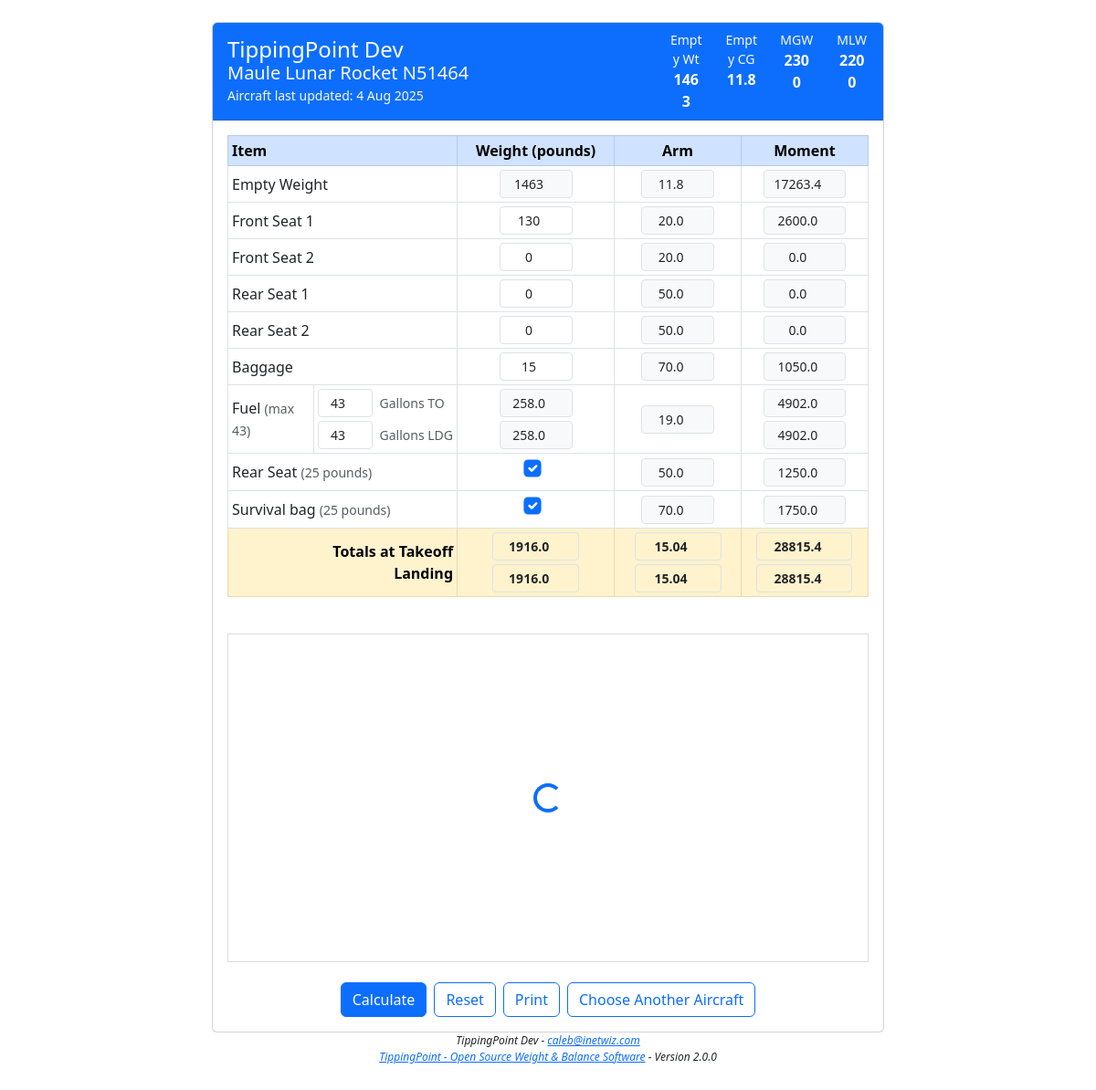
The page /index.php?tailnumber=1 on the database its author committed.
### tables this page shows
CREATE TABLE aircraft (
            id INTEGER PRIMARY KEY AUTOINCREMENT,
            active INTEGER NOT NULL DEFAULT 1,
            tailnumber TEXT NOT NULL,
            makemodel TEXT NOT NULL,
            emptywt REAL NOT NULL,
            emptycg REAL NOT NULL,
            maxwt REAL NOT NULL,
            fuelunit TEXT NOT NULL
        , weight_units TEXT NOT NULL DEFAULT 'Pounds', fuel_type TEXT NOT NULL DEFAULT '100LL/Mogas', arm_units TEXT NOT NULL DEFAULT 'Inches', max_landing_weight REAL NULL);

CREATE TABLE audit (
            id INTEGER PRIMARY KEY AUTOINCREMENT,
            timestamp DATETIME DEFAULT CURRENT_TIMESTAMP,
            who TEXT NOT NULL,
            what TEXT NOT NULL
        );

CREATE TABLE aircraft_weights (
            id INTEGER PRIMARY KEY AUTOINCREMENT,
            tailnumber INTEGER NOT NULL,
            'order' INTEGER NOT NULL,
            item TEXT NOT NULL,
            weight REAL NOT NULL,
            arm REAL NOT NULL,
            emptyweight TEXT NOT NULL DEFAULT 'false',
            fuel TEXT NOT NULL DEFAULT 'false',
            fuelwt REAL NOT NULL
        , type TEXT NOT NULL DEFAULT 'Variable Weight no limit', weight_limit REAL NULL);

### func.inc (called while the page is built, shortened)
<?php
require_once 'common.inc';
require_once 'database.inc';
try {
    $db = getDB();
} catch (Exception $e) {
    die('Database connection failed: ' . $e->getMessage());
}
$config = array();
try {
    $config_result = $db->query("SELECT * FROM configuration");
    while($config_row = $db->fetchAssoc($config_result)) {
        $config[$config_row['item']] = $config_row['value'];
    }
} catch (Exception $e) {
    $config = array('timezone' => 'America/New_York');
}
if (isset($config['timezone'])) {
    $timezoneoffset = get_timezone_offset($config['timezone']);
} else {
    $timezoneoffset = 0;
    date_default_timezone_set('America/New_York');
}
?>

### database.inc (called while the page is built, shortened)
<?php
if (!class_exists('DatabaseConnection')) {
class DatabaseConnection {
    private $connection;
    private $type;
    public function __construct() {
        if (file_exists(dirname(__FILE__) . '/data/tippingpoint.db')) {
            $this->initSQLite();
        } elseif (file_exists('config.inc')) {
            $this->initMySQL();
        } else {
            throw new Exception('No database configuration found');
        }
    }
    private function initSQLite() {
        $dbPath = dirname(__FILE__) . '/data/tippingpoint.db';
        try {
            $this->connection = new PDO('sqlite:' . $dbPath);
            $this->connection->setAttribute(PDO::ATTR_ERRMODE, PDO::ERRMODE_EXCEPTION);
            $this->type = 'sqlite';
            $result = $this->connection->query("SELECT name FROM sqlite_master WHERE type='table' AND name='audit'");
        } catch (PDOException $e) {
            throw new Exception('SQLite connection failed: ' . $e->getMessage());
        }
    }
    public function query($sql, $params = []) {
        if ($this->type === 'sqlite') {
            $stmt = $this->connection->prepare($sql);
            $stmt->execute($params);
            return $stmt;
        }
    }
    public function fetchAssoc($result) {
        if ($this->type === 'sqlite') {
            return $result->fetch(PDO::FETCH_ASSOC);
        } else {
            return mysqli_fetch_assoc($result);
        }
    }
}
}
$db = null;
if (!function_exists('getDB')) {
    function getDB() {
        global $db;
        if ($db === null) {
            $db = new DatabaseConnection();
        }
        return $db;
    }
}
?>

### index.php (the view, shortened to what this page needs)
<?php
include_once 'common.inc';
    ?>
    <?php
include_once 'func.inc';
PageHeader($config['site_name']); ?>
<?php
if ($_REQUEST['tailnumber']=="") {
	echo "<body>\n";
	echo "<div class=\"container\">\n";
	echo "<div class=\"row justify-content-center\">\n";
	echo "<div class=\"col-lg-6 col-md-8\">\n";
	echo "<div class=\"card mt-4\">\n";
	echo "<div class=\"card-header bg-primary text-white text-center\">\n";
	echo "<h3 class=\"mb-0\">" . $config['site_name'] . "</h3>\n";
	echo "</div>\n";
	echo "<div class=\"card-body\">\n";
	if ($_REQUEST['message']=="invalid") { echo "<div class=\"alert alert-warning text-center\">You have selected an invalid aircraft.</div>\n\n";
        } elseif ($_REQUEST['message']=="inactive") { echo "<div class=\"alert alert-warning text-center\">The aircraft you have selected is currently inactive.</div>\n\n"; }
	echo "<h5 class=\"card-title\">Select Aircraft</h5>\n";
	echo "<p class=\"text-muted\">Choose an aircraft to perform weight and balance calculations.</p>\n";
	echo "<form method=\"get\" action=\"index.php\">\n";
	echo "<div class=\"mb-3\">\n";
	echo "<label for=\"tailnumber\" class=\"form-label\">Aircraft</label>\n";
	AircraftListActive();
	echo "</div>\n";
	echo "<div class=\"d-grid\">\n";
	echo "<button type=\"submit\" class=\"btn btn-primary\">Continue</button>\n";
	echo "</div>\n";
	echo "</form>\n";
	echo "</div>\n";
	echo "</div>\n";
	echo "</div>\n";
	echo "</div>\n";
	echo "</div>\n";
} else {
	$aircraft_result = $db->query("SELECT * FROM aircraft WHERE id = ?", [$_REQUEST['tailnumber']]);
	$aircraft = $db->fetchAssoc($aircraft_result);
	$weights_data = [];
	$weights_query = $db->query("SELECT * FROM aircraft_weights WHERE tailnumber = ? ORDER BY \"order\" ASC", [$aircraft['id']]);
	while($weights = $db->fetchAssoc($weights_query)) {
		$weights_data[] = $weights;
	}
?>
</head>
<body onload="WeightBal();">
<div class="container">
<div class="row justify-content-center">
<div class="col-lg-10 col-xl-8">
<div class="card mt-4">
<div class="card-header bg-primary text-white">
<div class="row align-items-center">
<div class="col-md-8">
<?php echo "<h4 class=\"mb-0\">" . $config['site_name'] . "</h4>";
echo "<h5 class=\"mb-0 text-light\">" . $aircraft['makemodel'] . " " . $aircraft['tailnumber'] . "</h5>";
	$updated_query = $db->query("SELECT timestamp FROM audit WHERE what LIKE ? ORDER BY timestamp DESC LIMIT 1", ['%' . $aircraft['tailnumber'] . '%']);
	$updated = $db->fetchAssoc($updated_query);
	echo "<small class=\"text-light\">Aircraft last updated: " . date("j M Y",strtotime($updated['timestamp'])-$timezoneoffset) . "</small>";
	?>
</div>
<div class="col-md-4 text-end">
<div class="row text-center">
<?php
$has_mlw = isset($aircraft['max_landing_weight']) && $aircraft['max_landing_weight'] !== null;
$col_class = $has_mlw ? 'col-3' : 'col-4';
?>
<div class="<?php echo $col_class; ?>">
<small class="text-light d-block">Empty Wt</small>
<strong><?php echo $aircraft['emptywt']; ?></strong>
</div>
<div class="<?php echo $col_class; ?>">
<small class="text-light d-block">Empty CG</small>
<strong><?php echo $aircraft['emptycg']; ?></strong>
</div>
<div class="<?php echo $col_class; ?>">
<small class="text-light d-block">MGW</small>
<strong><?php echo $aircraft['maxwt']; ?></strong>
</div>
<?php if ($has_mlw): ?>
<div class="<?php echo $col_class; ?>">
<small class="text-light d-block">MLW</small>
<strong><?php echo $aircraft['max_landing_weight']; ?></strong>
</div>
<?php endif; ?>
</div>
</div>
</div>
</div>
<div class="card-body">
<form method="get" action="index.php"><input type="hidden" name="tailnumber" value="<?php echo($aircraft['id']); ?>">
<div class="table-responsive">
<table class="table table-sm table-bordered">
<thead class="table-primary">
<tr>
<th style="width:35%" colspan="2">Item</th>
<th style="width:25%" class="text-center">Weight (<?php echo strtolower($aircraft['weight_units']); ?>)</th>
<th style="width:20%" class="text-center">Arm</th>
<th style="width:20%" class="text-center">Moment</th>
</tr>
</thead>
<tbody>
<?php
foreach($weights_data as $weights) {
	echo "<tr><td";
	if (!isset($weights['type']) || $weights['type'] != 'Fuel') {
		echo " colspan=\"2\"";
	}
	echo " class=\"align-middle\">" . $weights['item'];
	if (isset($weights['weight_limit']) && $weights['weight_limit'] > 0 && (!isset($weights['type']) || $weights['type'] != 'Fixed Weight Removable')) {
		echo " <span class=\"text-muted small\">(max " . $weights['weight_limit'] . ")</span>";
	}
	if (isset($weights['type']) && $weights['type'] == 'Fixed Weight Removable') {
		echo " <span class=\"text-muted small\">(" . $weights['weight'] . " " . strtolower($aircraft['weight_units']) . ")</span>";
	}
	echo "</td>\n";
	if (isset($weights['type']) && $weights['type'] == 'Fuel') {
		echo "<td class=\"text-start align-middle\">";
		echo "<div class=\"d-flex align-items-center gap-2 mb-1\"><input type=\"number\" step=\"any\" min=\"0\" name=\"line" . $weights['id'] . "_gallons_to\" tabindex=\"" . $tabindex . "\" onblur=\"Process(); validateFuelBalance(this, " . $weights['id'] . ");\" class=\"form-control form-control-sm text-center\" style=\"width: 60px;\"><small class=\"text-muted text-nowrap\">" . $aircraft['fuelunit'] . " TO</small></div>\n";
		echo "<div class=\"d-flex align-items-center gap-2\"><input type=\"number\" step=\"any\" min=\"0\" name=\"line" . $weights['id'] . "_gallons_ldg\" tabindex=\"" . $tabindex . "\" onblur=\"Process(); validateFuelBalance(this, " . $weights['id'] . ");\" class=\"form-control form-control-sm text-center\" style=\"width: 60px;\"><small class=\"text-muted text-nowrap\">" . $aircraft['fuelunit'] . " LDG</small></div>";
		$tabindex++; echo "</td>\n";
		echo "<td class=\"text-center align-middle\"><div class=\"mb-1\"><input type=\"number\" name=\"line" . $weights['id'] . "_wt_to\" readonly class=\"form-control form-control-sm text-center\" style=\"width: 80px; display: inline-block; background-color: #f8f9fa;\"></div>";
		echo "<div><input type=\"number\" name=\"line" . $weights['id'] . "_wt_ldg\" readonly class=\"form-control form-control-sm text-center\" style=\"width: 80px; display: inline-block; background-color: #f8f9fa;\"></div></td>\n";
	} else {
		if (isset($weights['type']) && $weights['type'] == 'Empty Weight') {
			echo "<td class=\"text-center align-middle\"><input type=\"number\" name=\"line" . $weights['id'] . "_wt\" readonly class=\"form-control form-control-sm text-center\" style=\"width: 80px; display: inline-block; background-color: #f8f9fa;\"></td>\n";
		} elseif (isset($weights['type']) && $weights['type'] == 'Fixed Weight Removable') {
			echo "<td class=\"text-center align-middle\">";
			echo "<div class=\"form-check d-inline-block\">";
			echo "<input type=\"checkbox\" name=\"line" . $weights['id'] . "_installed\" id=\"line" . $weights['id'] . "_installed\" tabindex=\"" . $tabindex . "\" onchange=\"Process()\" class=\"form-check-input\" style=\"transform: scale(1.2);\"";
			if (!empty($_REQUEST["line" . $weights['id'] . "_installed"])) {
				echo " checked";
			} elseif (!empty($weights['weight_limit']) && $weights['weight_limit'] == 1) {
				echo " checked";
			}
			echo ">";
			echo "</div>";
			echo "</td>\n";
		} else {
			echo "<td class=\"text-center align-middle\"><input type=\"number\" step=\"any\" min=\"0\" name=\"line" . $weights['id'] . "_wt\" tabindex=\"" . $tabindex . "\" onblur=\"Process()\" class=\"form-control form-control-sm text-center\" style=\"width: 80px; display: inline-block;\"";
			echo "></td>\n";
		}
	}
	echo "<td class=\"text-center align-middle\"><input type=\"number\" name=\"line" . $weights['id'] . "_arm\" readonly class=\"form-control form-control-sm text-center\" style=\"width: 80px; display: inline-block; background-color: #f8f9fa;\"></td>\n";
	if (isset($weights['type']) && $weights['type'] == 'Fuel') {
		echo "<td class=\"text-center align-middle\"><div class=\"mb-1\"><input type=\"number\" name=\"line" . $weights['id'] . "_mom_to\" readonly class=\"form-control form-control-sm text-center\" style=\"width: 90px; display: inline-block; background-color: #f8f9fa;\">";
		echo "</div><div><input type=\"number\" name=\"line" . $weights['id'] . "_mom_ldg\" readonly class=\"form-control form-control-sm text-center\" style=\"width: 90px; display: inline-block; background-color: #f8f9fa;\">";
	} else {
		echo "<td class=\"text-center align-middle\"><div><input type=\"number\" name=\"line" . $weights['id'] . "_mom\" readonly class=\"form-control form-control-sm text-center\" style=\"width: 90px; display: inline-block; background-color: #f8f9fa;\">";
	}
	echo "</div></td></tr>\n\n";
	$tabindex++;
}
?>
</tbody>
<tfoot class="table-warning">
<tr>
<td class="text-end fw-bold align-middle" colspan="2">
<div>Totals at Takeoff</div>
<div>Landing</div>
</td>
<td class="text-center align-middle">
<div class="mb-1"><input type="number" name="totwt_to" readonly class="form-control form-control-sm text-center fw-bold" style="width: 95px; display: inline-block; background-color: #fff3cd;"></div>
<div><input type="number" name="totwt_ldg" readonly class="form-control form-control-sm text-center fw-bold" style="width: 95px; display: inline-block; background-color: #fff3cd;"></div>
</td>
<td class="text-center align-middle">
<div class="mb-1"><input type="number" name="totarm_to" readonly class="form-control form-control-sm text-center fw-bold" style="width: 95px; display: inline-block; background-color: #fff3cd;"></div>
<div><input type="number" name="totarm_ldg" readonly class="form-control form-control-sm text-center fw-bold" style="width: 95px; display: inline-block; background-color: #fff3cd;"></div>
</td>
<td class="text-center align-middle">
<div class="mb-1"><input type="number" name="totmom_to" readonly class="form-control form-control-sm text-center fw-bold" style="width: 105px; display: inline-block; background-color: #fff3cd;"></div>
<div><input type="number" name="totmom_ldg" readonly class="form-control form-control-sm text-center fw-bold" style="width: 105px; display: inline-block; background-color: #fff3cd;"></div>
</td>
</tr>
</tfoot>
</table>
</div>
<div class="mt-4">
<?php
echo "<div class=\"text-center mb-3\" style=\"position: relative;\">\n";
echo "<div id=\"chart-loading\" style=\"position: absolute; top: 0; left: 50%; transform: translateX(-50%); width: 100%; max-width: 710px; height: 360px; display: flex; align-items: center; justify-content: center; background: white; border: 1px solid #ddd;\">\n";
echo "<div class=\"spinner-border text-primary\" role=\"status\"><span class=\"visually-hidden\">Loading chart...</span></div>\n";
echo "</div>\n";
echo "</div>\n";
?>
<div class="d-flex flex-wrap justify-content-center align-items-center gap-2 noprint">
<button type="submit" name="Submit" class="btn btn-primary" tabindex="<?php echo($tabindex); $tabindex++; ?>" onClick="Process()">Calculate</button>
<button type="button" name="Reset" class="btn btn-outline-primary" onclick="WeightBal()">Reset</button>
<button type="button" class="btn btn-outline-primary" onClick="window.print()">Print</button>
<a href="index.php" class="btn btn-outline-primary">Choose Another Aircraft</a>
</div>
</form>
</div>
</div>
</div>
</div>
</div>
<?php
}
?>
<?php PageFooter($config['site_name'],$config['administrator'],$ver);
?>

### common.inc (shortened to what this page needs)
<?php
$tabindex=1;
function PageHeader($site_name) {
	?>
	<!DOCTYPE HTML>
	<html data-bs-theme="auto">
	<head>
	<link href="https://cdn.jsdelivr.net/npm/bootstrap@5.3.0/dist/css/bootstrap.min.css" rel="stylesheet">
	<?php
}
function PageFooter($site_name,$admin,$ver) {
	?>
	<p class="noprint" style="text-align:center; font-size:12px; font-style:italic;"><?php echo($site_name); ?> - <a href="mailto:<?php echo($admin); ?>?subject=TippingPoint%20on%20<?php echo($_SERVER["HTTP_HOST"]); ?>"><?php echo($admin); ?></a><br />
	<a href="https://github.com/CAP-CalebNewville/tipping-point" target="_blank">TippingPoint - Open Source Weight &amp; Balance Software</a> - Version <?php echo($ver); ?></p>
	<div style="height: 20px;"></div>
	</body></html>
	<?php
}
function get_timezone_offset($remote_tz, $origin_tz = null) {
    if($origin_tz === null) {
        if(!is_string($origin_tz = date_default_timezone_get())) {
            return false;
        }
    }
    $origin_dtz = new DateTimeZone($origin_tz);
    $remote_dtz = new DateTimeZone($remote_tz);
    $origin_dt = new DateTime("now", $origin_dtz);
    $remote_dt = new DateTime("now", $remote_dtz);
    $offset = $origin_dtz->getOffset($origin_dt) - $remote_dtz->getOffset($remote_dt);
    return $offset;
}
?>

### index.php (style rules this page uses)
body { padding-top: 0 !important; }

### rows shown on the page
aircraft: makemodel "Maule Lunar Rocket", tailnumber "N51464", emptywt "1463", emptycg "11.8", maxwt "2300", max_landing_weight "2200", weight_units "pounds", fuelunit "Gallons"
audit: timestamp "4 Aug 2025"
aircraft_weights: item "Empty Weight"
aircraft_weights: item "Front Seat 1"
aircraft_weights: item "Front Seat 2"
aircraft_weights: item "Rear Seat 1"
aircraft_weights: item "Rear Seat 2"
aircraft_weights: item "Baggage"
aircraft_weights: item "Fuel", weight_limit "43"
aircraft_weights: item "Rear Seat", weight "25", weight_limit "☑"
aircraft_weights: item "Survival bag", weight "25", weight_limit "☑"

### other values the page prints
$config['site_name'] "TippingPoint Dev"
$site_name "TippingPoint Dev"
$admin "caleb@inetwiz.com"
$ver "2.0.0"
